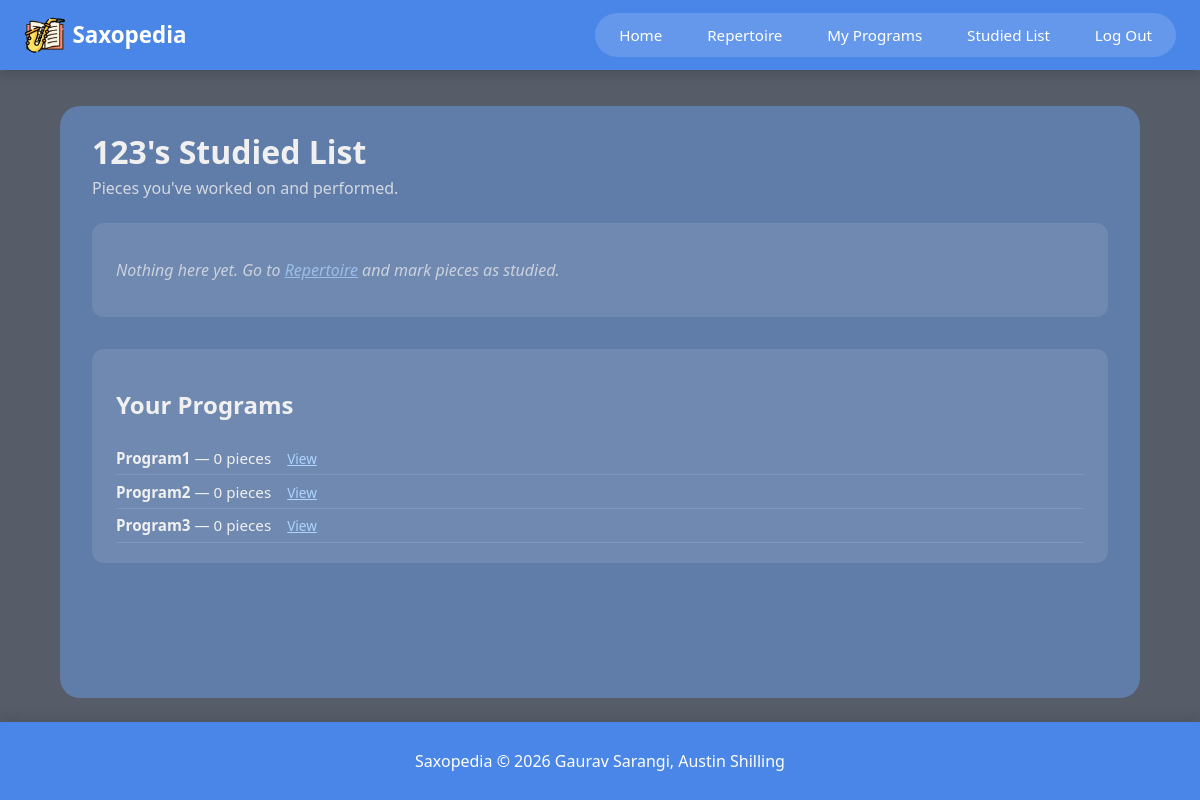
The page /studied (signed in) on the database its author committed.
### models.py (models this page shows, shortened)
class User(UserMixin, db.Model):
    __tablename__ = "users"
    id = db.Column(db.Integer, primary_key=True)
    uname = db.Column(db.String(64), unique=True, index=True)
    password_hash = db.Column(db.String(128))
    programs = db.relationship("Program", backref="user", lazy="dynamic")
    studied_pieces = db.relationship("StudiedPiece", backref="user", lazy="dynamic")
    @property
    def password(self):
        raise AttributeError("nah")

class Program(db.Model):
    __tablename__ = "programs"
    id = db.Column(db.Integer, primary_key=True)
    name = db.Column(db.String(64), index=True)
    user_id = db.Column(db.Integer, db.ForeignKey("users.id"), nullable=False)
    pieces = db.relationship("ProgramPiece", backref="program", lazy="dynamic", cascade="all, delete-orphan")
    __table_args__ = (
        db.UniqueConstraint("user_id", "name", name="uq_program_user_name"),
    )

### app.py (the view)
@app.route("/studied")
@login_required
def studied():
    pieces = current_user.studied_pieces.order_by(StudiedPiece.studied_at.desc()).all()
    programs = current_user.programs.all()
    return render_template("repstudied.html", studied_pieces=pieces, programs=programs)

### app.py (called while the page is built)
@login_manager.user_loader
def load_user(user_id):
    return User.query.get(int(user_id))

### templates/repstudied.html (shortened to what this page needs)
{% extends "base.html" %}
{% block content %}
<div class="page-content">
    <div class="page-header">
        <h1>{{ current_user.uname }}'s Studied List</h1>
        <p>Pieces you've worked on and performed.</p>
    </div>
    {% if studied_pieces %}
        <table class="piece-table">
            <thead>
                <tr>
                    <th>Title</th>
                    <th>Composer</th>
                    <th>Year</th>
                    <th>Instrumentation</th>
                    <th>Notes</th>
                    <th>Date Added</th>
                    <th></th>
                </tr>
            </thead>
            <tbody>
                {% for sp in studied_pieces %}
                    <tr>
                        <td>{{ sp.piece_title }}</td>
                        <td>{{ sp.composer }}</td>
                        <td>{{ sp.year }}</td>
                        <td>{{ sp.instrumentation }}</td>
                        <td>{{ sp.notes if sp.notes else "—" }}</td>
                        <td>{{ sp.studied_at.strftime('%b %d, %Y') }}</td>
                        <td>
                            <form action="{{ url_for('remove_studied', piece_id=sp.id) }}" method="POST">
                                <input type="hidden" name="csrf_token" value="{{ csrf_token() }}">
                                <button type="submit" class="btn btn-danger btn-sm">Remove</button>
                            </form>
                        </td>
                    </tr>
                {% endfor %}
            </tbody>
        </table>
    {% else %}
        <div class="card">
            <p class="empty-state">Nothing here yet. Go to <a href="{{ url_for('repertoire') }}">Repertoire</a> and mark pieces as studied.</p>
        </div>
    {% endif %}
    {% if programs %}
        <div class="card" style="margin-top: 2rem;">
            <h2>Your Programs</h2>
            {% for program in programs %}
                <div class="program-summary">
                    <strong>{{ program.name }}</strong>
                    {% set pieces = program.pieces.all() %}
                    — {{ pieces | length }} piece{{ 's' if pieces | length != 1 else '' }}
                    <a href="{{ url_for('programs') }}" class="link-small">View</a>
                </div>
            {% endfor %}
        </div>
    {% endif %}
</div>
{% endblock %}

### static/css/styles.css (style rules this page uses)
*, *::before, *::after { box-sizing: border-box; }
body { background-color: #565D69; min-height: 100vh; display: flex; flex-direction: column; margin: 0; font-family: system-ui, -apple-system, sans-serif; color: #f0f0f0; }
.page-content { flex: 1; margin: 1.5rem auto; width: 90%; max-width: 1100px; background-color: #607CA8; padding: 1.5rem 2rem; border-radius: 20px; }
.page-header { margin-bottom: 1.5rem; }
.page-header h1 { margin: 0 0 0.25rem; }
.page-header p { margin: 0; opacity: 0.8; }
.card { background: rgba(255,255,255,0.1); border-radius: 12px; padding: 1.25rem 1.5rem; margin-bottom: 1.25rem; }
.program-summary { padding: 0.4rem 0; border-bottom: 1px solid rgba(255,255,255,0.1); font-size: 0.95rem; }
.link-small { margin-left: 0.75rem; font-size: 0.85rem; color: #acd4ff; }
.empty-state { opacity: 0.7; font-style: italic; }
.empty-state a { color: #acd4ff; }

### rows shown on the page
User: uname "123"
Program: name "Program1", pieces "0", value "s"
Program: name "Program2", pieces "0", value "s"
Program: name "Program3", pieces "0", value "s"
